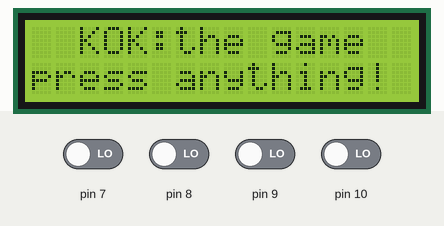
Recording of a sketch running on a simulated Arduino Uno, built with avr-gcc and run on an emulated ATmega328P. On the bench: 16×2 character LCD. The inputs (shaded band) are chosen by the test bench; at power-on: pin 7–10 LOW.

Above: at 0.8 s.
0.9 s: pin 7 driven HIGH
At 1.3 s:
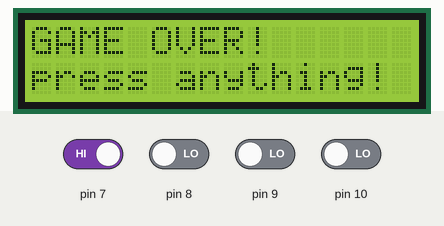
3.6 s: pin 9 driven HIGH
At 4.7 s:
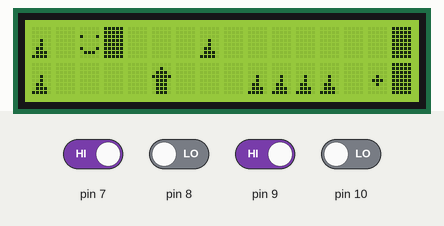
5.5 s: pin 9 driven LOW
At 8.2 s:
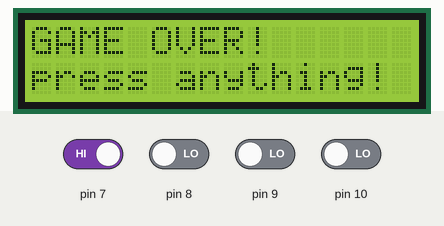
8.3 s: pin 7 driven LOW
9.8 s: pin 10 driven HIGH
At 10.9 s:
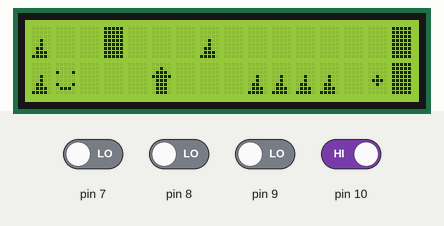
11.3 s: pin 9 driven HIGH
At 12.0 s:
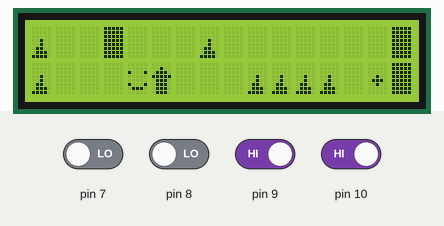
Timing chart, 0 to 13.9 s (numbered marks = the images above; inputs shaded):
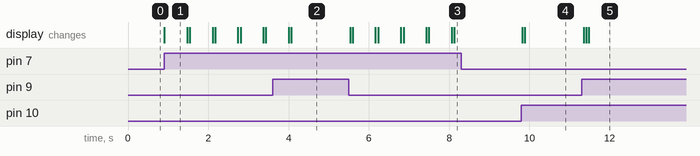

Measured:
- after the input at 0.9 s, the display: changes at once (image 1)
- after the input at 3.6 s, the display: first differs from a run without the input after 0.46 s (image 2)
- after the input at 5.5 s, the display: first changes at once (image 3 shows a later state)
- after the input at 8.3 s, every drawn part: stays the same
- after the input at 9.8 s, the display: first changes at once (image 4 shows a later state)
- after the input at 11.3 s, the display: first changes after 0.05 s (image 5 shows a later state)
- what the display in image 1 shows lasts 0.6 s, from 0.9 s to 1.5 s

The sketch:

sketch_jan15a.ino
```cpp
#include <LiquidCrystal.h>
#define TARGET_FPS 17
#define LAST_WRLD 1
#define BUTTON(x) digitalRead(x) == HIGH
LiquidCrystal lcd(12,6,11,5,4,3,2);
struct Player{
  int x;
  int y;
  int lastx;
  int lasty;

};
byte playerchar[8] = {
  B00000,
  B00000,
  B10001,
  B00000,
  B00000,
  B10001,
  B01110,
  B00000
};
byte emptychar[8] = {
  B00000,
  B00000,
  B00000,
  B00000,
  B00000,
  B00000,
  B00000,
  B00000
};
byte housechar[8] = {
  B00000,
  B00100,
  B01110,
  B11111,
  B01110,
  B01110,
  B01110,
  B01110
};
byte wallchar[8] = {
  B11111,
  B11111,
  B11111,
  B11111,
  B11111,
  B11111,
  B11111,
  B11111
};
byte starchar[8] = {
  B00000,
  B00000,
  B00000,
  B00100,
  B01110,
  B00100,
  B00000,
  B00000
};
byte mountchar[8] = {
  B00000,
  B00000,
  B00000,
  B00100,
  B00100,
  B01100,
  B01110,
  B11110
};
byte crosschar[8] = {
  B00000,
  B00100,
  B01110,
  B00100,
  B00100,
  B00100,
  B00100,
  B00000
};
char world1[8][2][16] = {
 {{5,1,1,3,1,1,1,5,1,1,1,1,1,1,1,3},
  {5,1,1,1,1,2,1,1,1,5,5,5,5,1,4,3}},

 {{5,1,2,1,1,1,1,1,1,1,5,1,1,1,1,3},
  {5,1,1,1,5,2,5,2,5,1,1,1,5,3,4,3}},

 {{5,1,5,1,1,1,5,1,1,1,5,1,1,1,1,3},
  {5,1,1,1,5,1,1,1,5,1,1,1,5,1,4,3}},

 {{5,1,1,1,1,1,1,1,1,1,1,5,1,1,1,3},
  {5,3,3,1,3,3,1,1,3,3,1,1,1,3,4,3}},

 {{5,1,2,1,1,1,1,1,1,1,1,1,1,1,1,3},
  {5,1,1,1,5,1,1,1,1,1,1,3,3,1,6,3}},

 {{1,1,1,1,1,1,1,1,1,1,1,1,1,1,1,1},
  {1,1,1,1,1,1,1,1,1,1,1,1,1,1,4,1}},

 {{1,1,1,1,1,1,1,1,1,1,1,1,1,1,1,1},
  {1,1,1,1,1,1,1,1,1,1,1,1,1,1,4,1}},

 {{1,1,1,1,1,1,1,1,1,1,1,1,1,1,1,1},
  {1,1,1,1,1,1,1,1,1,1,1,1,1,1,4,1}}
};
char world[8][2][16] = {
 {{5,1,1,3,1,1,1,5,1,1,1,1,1,1,1,3},
  {5,1,1,1,1,2,1,1,1,5,5,5,5,1,4,3}},

 {{5,1,2,1,1,1,1,1,1,1,5,1,1,1,1,3},
  {5,1,1,1,5,2,5,2,5,1,1,1,5,3,4,3}},

 {{5,1,5,1,1,1,5,1,1,1,5,1,1,1,1,3},
  {5,1,1,1,5,1,1,1,5,1,1,1,5,1,4,3}},

 {{5,1,1,1,1,1,1,1,1,1,1,5,1,1,1,3},
  {5,3,3,1,3,3,1,1,3,3,1,1,1,3,4,3}},

 {{5,1,2,1,1,1,1,1,1,1,1,1,1,1,1,3},
  {5,1,1,1,5,1,1,1,1,1,1,3,3,1,6,3}},

 {{1,1,1,1,1,1,1,1,1,1,1,1,1,1,1,1},
  {1,1,1,1,1,1,1,1,1,1,1,1,1,1,4,1}},

 {{1,1,1,1,1,1,1,1,1,1,1,1,1,1,1,1},
  {1,1,1,1,1,1,1,1,1,1,1,1,1,1,4,1}},

 {{1,1,1,1,1,1,1,1,1,1,1,1,1,1,1,1},
  {1,1,1,1,1,1,1,1,1,1,1,1,1,1,4,1}}
};
int  lvl = 0;
int  wcnt = 1;
bool win = false;
bool go = false;
Player p;
void loadworld(char*** _world){
  for(int x = 0;x < 8;x++){
    for(int y = 0;y < 2;y++){
       for(int z = 0;z < 16;z++){
        world[x][y][z] = _world[x][y][z];
       }
    }
  }
  lvl = 0;

}
void wincutscene(){
  for(int x = 0;x < 16;x++){
      for(int y = 0;y < 2;y++){
        lcd.setCursor(x,y);
        lcd.write(char(1));
    }
  }
  lcd.setCursor(0,7);
  lcd.write(char(0));
  win = true;
  delay(2000);

}
void setup() {
  //initialize graphics
  lcd.createChar(0, playerchar);
  lcd.createChar(1, emptychar);
  lcd.createChar(2, housechar);
  lcd.createChar(3, wallchar);
  lcd.createChar(4, starchar);
  lcd.createChar(5, mountchar);
  lcd.createChar(6, crosschar);
  //lcd.createChar(7, mountchar);

  lcd.begin(16, 2);

  //initialize input
  pinMode(7,INPUT);
  pinMode(8,INPUT);
  pinMode(9,INPUT);
  pinMode(10,INPUT);
  bool start = false;
  while (!start){
  lcd.home();
    lcd.print("  KOK:the game");
    lcd.setCursor(0,1);
    lcd.print("press anything!");
    if(BUTTON(9)){
      start = true;
    }
    if(BUTTON(7)){
      start = true;
    }
    if(BUTTON(10)){
      start = true;
    }

    if(BUTTON(8)){
      start = true;
    }
  }
  //load the first world
  //loadworld((char***)world1);

  p.x = 1;
  p.y = 0;
}


void display(){
if(win){
lcd.home();
lcd.print("you win!");
lcd.setCursor(0,1);
lcd.print("press anything!");
return;
}
if(go){
lcd.home();
lcd.print("GAME OVER!");
lcd.setCursor(0,1);
lcd.print("press anything!");
return;
}
for(int x = 0;x < 16;x++){
  for(int y = 0;y < 2;y++){
    lcd.setCursor(x,y);
    if (x == p.x &&y == p.y ){
      lcd.write(char(0));
      continue;
    }
    lcd.write(world[lvl][y][x]);
  }
}
}
void logic(){
if(!(win || go)){
  p.lastx = p.x;
  p.lasty = p.y;
  //movement
  if(BUTTON(9)){
    p.x++;
    goto evalcoll;
  }
  if(BUTTON(7)){
    p.x--;
    goto evalcoll;
  }
  if(BUTTON(10)){
    p.y++;
    goto evalcoll;
  }

  if(BUTTON(8)){
    p.y--;
    goto evalcoll;
  }
  evalcoll:
  //position limits
  if(p.x > 15)
    p.x = 15;
  if(p.y > 1)
    p.y = 1;
  if(p.x < 0)
    p.x = 0;
  if(p.y < 0)
    p.y = 0;
  //collision
  if(world[lvl][p.y][p.x] == 4){
    if(lvl == 8){
      win = true;
      return;
    }
    lvl++;
    p.x = 1;
    p.y = 0;

  }
  if(world[lvl][p.y][p.x] == 6){
    world[lvl][p.y][p.x] = 1;
    lcd.clear();
    if(wcnt == LAST_WRLD){
      wincutscene();
      return;
    }

  }
  if(world[lvl][p.y][p.x] == 5){
    lcd.clear();
    go = true;

  }
  if(world[lvl][p.y][p.x] != 1){
    p.x = p.lastx;
    p.y = p.lasty;
  }


}else{
    delay(500);
   if(BUTTON(9)||BUTTON(7)||BUTTON(10)||BUTTON(8)){
    win = false;
    go = false;
    lvl = 0;
    p.x = 1;
    p.y = 0;
   }

}
}

void loop() {
logic();
display();
delay(1000/TARGET_FPS);
}
```
